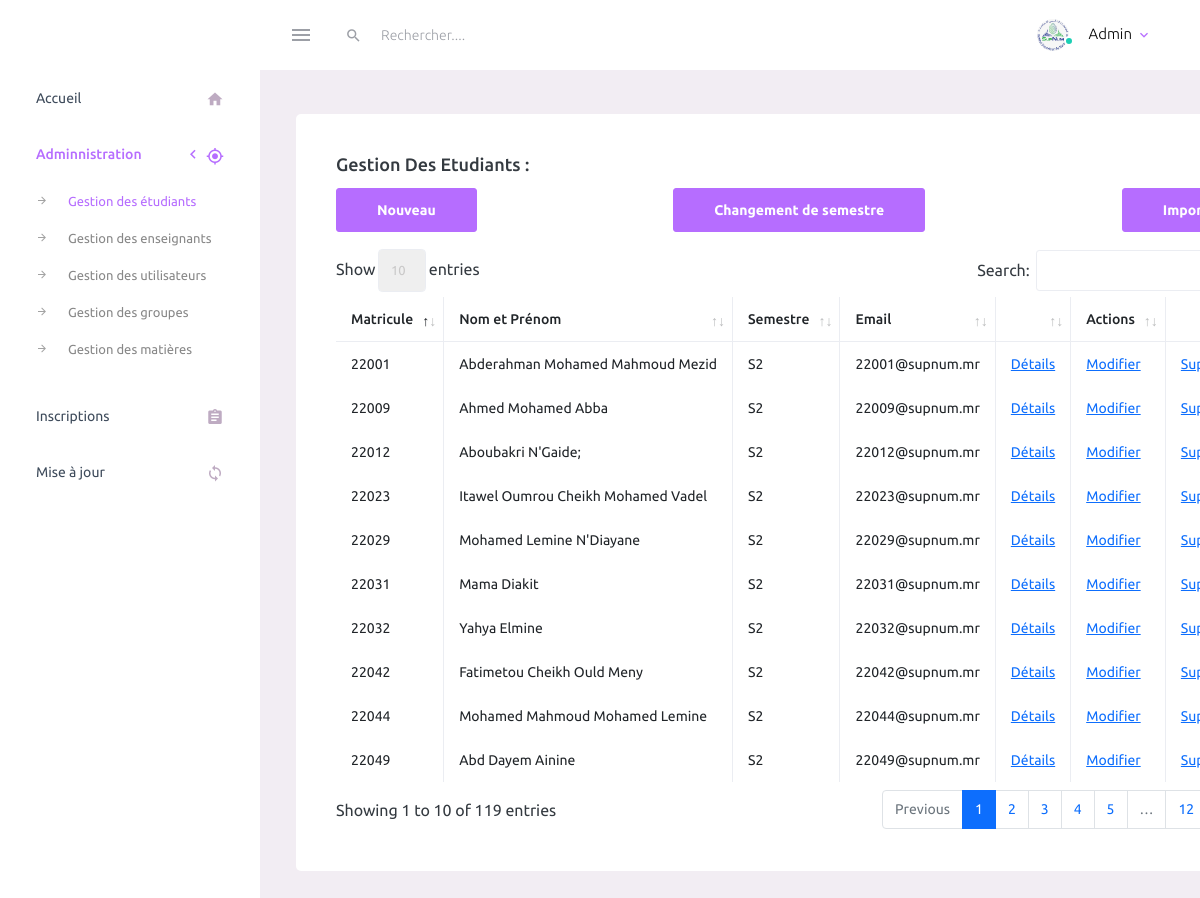
The page /admin/etudiant.php (signed in) on the database its author committed.
### tables this page shows
CREATE TABLE `etudiant` (
`id_etud` int(10) PRIMARY KEY AUTO_INCREMENT ,
`matricule` varchar(50) NOT NULL UNIQUE,
`nom` varchar(60) DEFAULT NULL,
`prenom` varchar(60) DEFAULT NULL,
`lieu_naiss` varchar(100) DEFAULT NULL,
`Date_naiss` date DEFAULT NULL,
`id_semestre` int(10) DEFAULT NULL,
`annee` varchar(50) DEFAULT NULL,
`email` varchar(50) DEFAULT NULL,
`id_role` int(11) NOT NULL,
`id_groupe` int(10) DEFAULT NULL,
`id_dep` int(10) DEFAULT NULL,
`groupe_td` varchar(60) DEFAULT NULL,
FOREIGN KEY (id_semestre) REFERENCES semestre(id_semestre),
FOREIGN KEY (id_dep) REFERENCES departement(id),
FOREIGN KEY (id_role) REFERENCES role(id_role),
FOREIGN KEY (id_groupe) REFERENCES groupe(id_groupe)
);

CREATE TABLE `semestre` (
`id_semestre` int(10) PRIMARY KEY AUTO_INCREMENT,
`nom_semestre` varchar(50) DEFAULT NULL
);

### admin/etudiant.php (the view, shortened to what this page needs)
<?php
include_once 'nav_bar.php';
$req = mysqli_query($conn, "SELECT * FROM etudiant INNER JOIN semestre USING(id_semestre) ORDER by matricule asc;");
?>
<div class="main-panel">
    <div class="content-wrapper">
        <div class="page-header">
            <div class="row">
                <div class="col-lg-12 grid-margin stretch-card">
                    <div class="card">
                        <div class="card-body">
                            <h4 class="card-title">Gestion des etudiants :</h4>
                            <div style="display: flex; justify-content: space-between;">
                                <a href="ajouter_etudiant.php" class="btn btn-primary">Nouveau</a>
                                <a href="change_semestre.php" class="btn btn-primary">Changement de semestre</a>
                                <a href="importer_etudiant.php" class="btn btn-primary ml-25">Importer</a>
                            </div>
                            <br>
                            <table id="example" class="table table-bordered" style="width:100%">
                                <thead>
                                    <tr>
                                        <th>Matricule</th>
                                        <th>Nom et Prénom</th>
                                        <th>Semestre</th>
                                        <th>Email</th>
                                        <th></th>
                                        <th>Actions</th>
                                        <th></th>
                                    </tr>
                                </thead>
                                <tbody>
                                <?php
                                while ($row = mysqli_fetch_array($req)) {
                                    ?>
                                    <tr>
                                        <td><?php echo $row['matricule']; ?></td>
                                        <td><?php echo $row['nom'] . ' ' . $row['prenom']; ?></td>
                                        <td><?php echo $row['nom_semestre']; ?></td>
                                        <td><?php echo $row['email']; ?></td>
                                        <td><a href="detail_etudiant.php?id_etud=<?=$row['id_etud']?>">Détails</a></td>
                                        <td><a href="modifier_etudiant.php?id_etud=<?=$row['id_etud']?>">Modifier</a></td>
                                        <td><a href="supprimer_etudiant.php?id_etud=<?=$row['id_etud']?>" id="supprimer">Supprimer</a></td>
                                    </tr>
                                <?php
                                }
                                ?>
                                </tbody>
                            </table>
                        </div>
                    </div>
                </div>
            </div>
        </div>
    </div>
</div>

### rows shown on the page
etudiant: matricule "22001", nom "Abderahman", prenom "Mohamed Mahmoud Mezid", id_semestre.nom_semestre "S2", email "22001@supnum.mr"
etudiant: matricule "22009", nom "Ahmed", prenom "Mohamed Abba", id_semestre.nom_semestre "S2", email "22009@supnum.mr"
etudiant: matricule "22012", nom "Aboubakri", prenom "N'Gaide;", id_semestre.nom_semestre "S2", email "22012@supnum.mr"
etudiant: matricule "22023", nom "Itawel Oumrou", prenom "Cheikh Mohamed Vadel", id_semestre.nom_semestre "S2", email "22023@supnum.mr"
etudiant: matricule "22029", nom "Mohamed", prenom "Lemine N'Diayane", id_semestre.nom_semestre "S2", email "22029@supnum.mr"
etudiant: matricule "22031", nom "Mama", prenom "Diakit", id_semestre.nom_semestre "S2", email "22031@supnum.mr"
etudiant: matricule "22032", nom "Yahya", prenom "Elmine", id_semestre.nom_semestre "S2", email "22032@supnum.mr"
etudiant: matricule "22042", nom "Fatimetou", prenom "Cheikh Ould Meny", id_semestre.nom_semestre "S2", email "22042@supnum.mr"
etudiant: matricule "22044", nom "Mohamed Mahmoud", prenom "Mohamed Lemine", id_semestre.nom_semestre "S2", email "22044@supnum.mr"
etudiant: matricule "22049", nom "Abd Dayem", prenom "Ainine", id_semestre.nom_semestre "S2", email "22049@supnum.mr"
